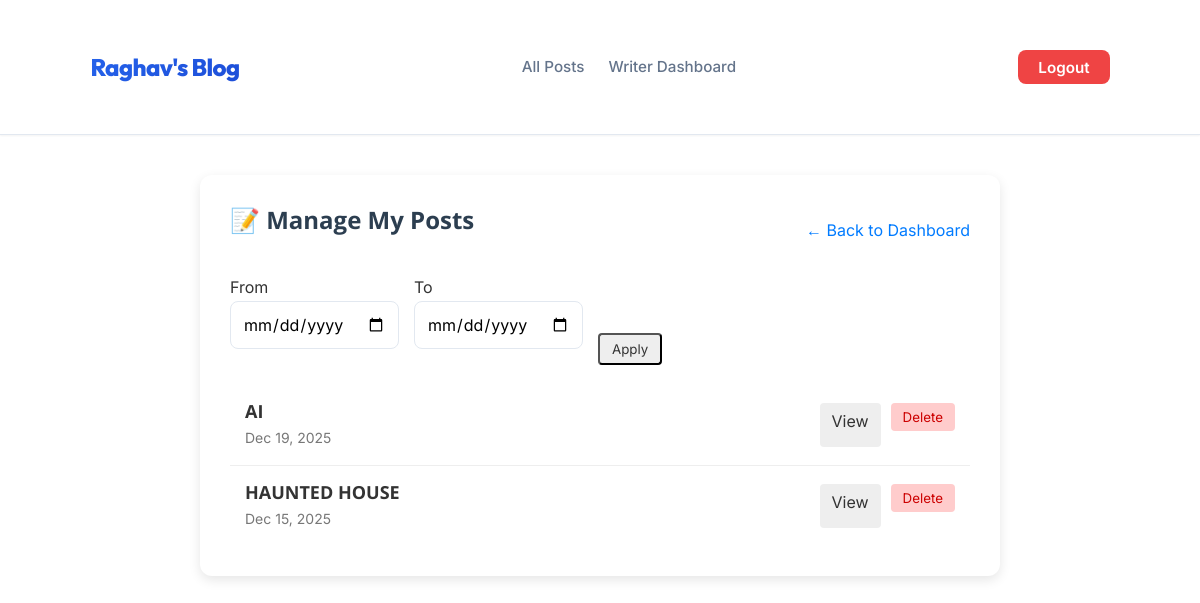
The page /blog/myposts/ (signed in) on the database as committed earlier.
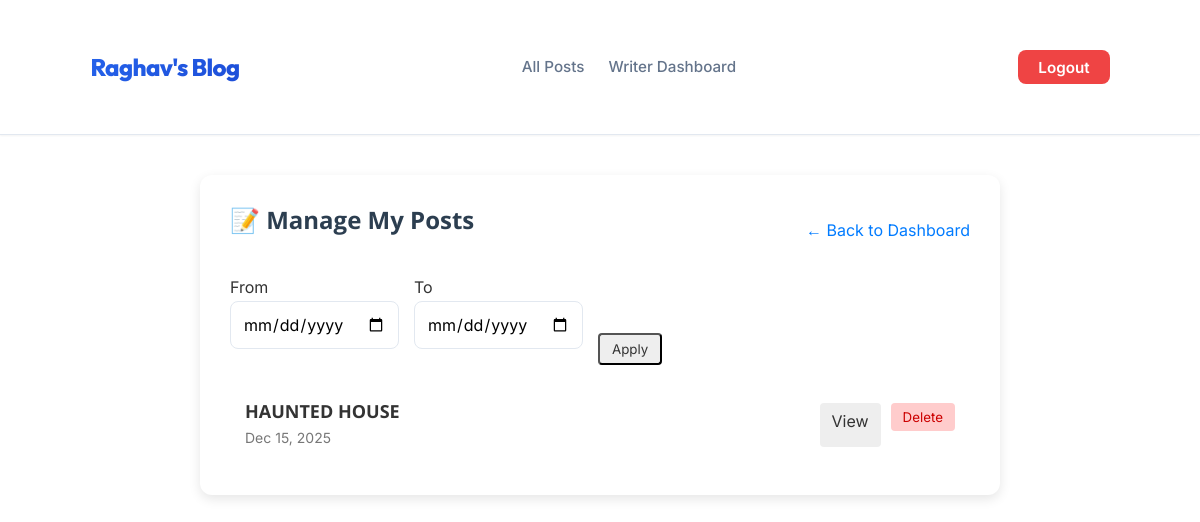
The same page on the database as committed later.
### blog/models.py (models this page shows, shortened)
class Post(models.Model):
    title=models.CharField(max_length=150)
    excerpt=models.CharField(max_length=200)
    image=models.ImageField(upload_to="posts",null=True)
    date=models.DateField(auto_now=True)
    slug= models.SlugField(unique=True,db_index=True)
    content=models.TextField(MinLengthValidator(10))
    author=models.ForeignKey(Author,on_delete=models.SET_NULL,related_name="posts",null=True)
    tags=models.ManyToManyField(Tag)

### blog/views.py (the view)
# urls.py: path("myposts/", views.manage_posts, name="manage-posts"),
@login_required
def manage_posts(request):
    if request.user.profile.role != "writer":
        return HttpResponse("Access Denied", status=403)
    author = Author.objects.filter(user=request.user).first()
    if not author:
        return redirect("writer-dashboard")
    posts = Post.objects.filter(author=author).order_by('-date')
    return render(request, "blog/manage_posts.html", {"posts": posts})

### blog/templates/blog/manage_posts.html (shortened to what this page needs)
{% extends "base.html" %}
{% load static %}
{% block css_files %}
<link rel="stylesheet" href="{% static 'blog/dashboard.css' %}">
{% endblock %}
{% block content %}
<div class="posts-list">
    <div style="display:flex; justify-content:space-between; align-items:center; margin-bottom:20px;">
        <h2>📝 Manage My Posts</h2>
        <a href="{% url 'writer-dashboard' %}" style="text-decoration:none; color:#007bff;">&larr; Back to Dashboard</a>
    </div>
    {% if posts %}
<div style="display:flex; gap:15px; margin-bottom:20px;">
    <div>
        <label>From</label><br>
        <input type="date" id="fromDate">
    </div>
    <div>
        <label>To</label><br>
        <input type="date" id="toDate">
    </div>
    <div style="align-self:end;">
        <button id="filterBtn" class="btn-view">Apply</button>
    </div>
</div>
    <div>
        {% for post in posts %}
        <div class="post-item" data-date="{{ post.date|date:'Y-m-d' }}">
            <div class="post-info">
                <h3>{{ post.title }}</h3>
                <span>{{ post.date|date:"M d, Y" }}</span>
            </div>
            <div class="actions">
                <a href="{% url 'post-detail-page' post.slug %}" class="btn-view" target="_blank">View</a>
                <form action="{% url 'delete-post' post.slug %}" method="POST"
                    onsubmit="return confirm('Are you sure you want to delete this post?');">
                    <button type="submit" class="btn-delete">Delete</button>
                </form>
            </div>
        </div>
        {% endfor %}
    </div>
    {% endif %}
</div>
{% endblock %}

### templates/base.html (shortened to what this page needs)
{% load static %}
{% include "navbar.html" %}
<!DOCTYPE html>
<html lang="en">
<head>
    <link rel="stylesheet" href="{% static 'blog/global.css' %}">
    <link rel="stylesheet" href="{% static 'app.css' %}">
    {% block css_files %}{% endblock %}
</head>
<body>
    {% block content %}{% endblock %}
</body>
</html>

### templates/navbar.html
<nav class="navbar">
    <div class="container">
        <a href="/" class="brand">Raghav's Blog</a>
        <div class="nav-links">
            <a href="{% url 'posts-page' %}" class="nav-link">All Posts</a>
            {% if user.is_authenticated %}
            {% if user.profile.role == 'writer' %}
            <a href="{% url 'writer-dashboard' %}" class="nav-link">Writer Dashboard</a>
            {% else %}
            <a href="{% url 'read-later' %}" class="nav-link">Saved Posts</a>
            {% endif %}
            {% endif %}
        </div>
        <div class="nav-actions">
            {% if user.is_authenticated %}
            <a href="{% url 'logout' %}" class="btn btn-danger">Logout</a>
            {% else %}
            <a href="{% url 'login' %}" class="btn btn-primary">Login</a>
            {% endif %}
        </div>
    </div>
</nav>

### blog/static/blog/global.css (style rules this page uses)
:root { --color-primary: #2563eb; --color-primary-dark: #1d4ed8; --color-secondary: #64748b; --color-bg: #f8fafc; --color-surface: #ffffff; --color-text: #0f172a; --color-text-muted: #64748b; --color-border: #e2e8f0; --color-success: #10b981; --color-danger: #ef4444; --font-main: 'Inter', 'Roboto', 'Segoe UI', sans-serif; --font-heading: 'Outfit', 'Inter', sans-serif; --spacing-xs: 0.25rem; --spacing-sm: 0.5rem; --spacing-md: 1rem; --spacing-lg: 1.5rem; --spacing-xl: 2rem; --spacing-xxl: 3rem; --shadow-sm: 0 1px 2px 0 rgb(0 0 0 / 0.05); --shadow-md: 0 4px 6px -1px rgb(0 0 0 / 0.1), 0 2px 4px -2px rgb(0 0 0 / 0.1); --shadow-lg: 0 10px 15px -3px rgb(0 0 0 / 0.1), 0 4px 6px -4px rgb(0 0 0 / 0.1); --radius-md: 0.5rem; --radius-lg: 0.75rem; --radius-full: 9999px; --transition-fast: 0.2s ease; --transition-normal: 0.3s ease; }
*, *::before, *::after { box-sizing: border-box; }
body { margin: 0; padding: 0; font-family: var(--font-main); background-color: var(--color-bg); color: var(--color-text); line-height: 1.6; -webkit-font-smoothing: antialiased; }
h1, h2, h3, h4, h5, h6 { font-family: var(--font-heading); color: var(--color-text); margin-top: 0; font-weight: 700; line-height: 1.25; }
a { color: var(--color-primary); text-decoration: none; transition: color var(--transition-fast); }
.container { width: 100%; max-width: 1200px; margin: 0 auto; padding: 0 var(--spacing-md); }
.btn { display: inline-block; padding: 0.6rem 1.25rem; border-radius: var(--radius-md); font-weight: 600; text-align: center; border: none; cursor: pointer; transition: all var(--transition-fast); font-size: 0.95rem; text-decoration: none; line-height: 1; }
.btn-danger { background-color: var(--color-danger); color: white !important; }
input, textarea, select { font-family: inherit; font-size: 1rem; padding: 0.75rem; border: 1px solid var(--color-border); border-radius: var(--radius-md); width: 100%; transition: border-color var(--transition-fast); background-color: var(--color-surface); margin-bottom: var(--spacing-md); }
button { font-family: inherit; }
.navbar { width: 100%; background-color: rgba(255, 255, 255, 0.9); padding: 1rem var(--spacing-md); box-shadow: var(--shadow-sm); display: flex; align-items: center; justify-content: space-between; position: sticky; top: 0; z-index: 1000; border-bottom: 1px solid var(--color-border); backdrop-filter: blur(10px); }
.navbar .container { display: flex; justify-content: space-between; align-items: center; }
.brand { font-family: var(--font-heading); font-size: 1.5rem; font-weight: 800; color: var(--color-text); letter-spacing: -0.025em; background: linear-gradient(135deg, var(--color-primary) 0%, var(--color-primary-dark) 100%); -webkit-background-clip: text; -webkit-text-fill-color: transparent; display: inline-block; }
.nav-links { display: flex; align-items: center; gap: var(--spacing-lg); }
.nav-link { color: var(--color-text-muted); font-weight: 500; font-size: 0.95rem; position: relative; }
.nav-actions { display: flex; gap: var(--spacing-sm); align-items: center; }

### static/app.css (style rules this page uses)
* { box-sizing: border-box; }
html { font-family: 'Open Sans', sans-serif; }
body { margin: 0; min-height: 100vh; background-color: #ffffff; color: #333; line-height: 1.6; }
h1, h2, h3, h4, h5, h6 { font-family: 'Open Sans', sans-serif; font-weight: 700; color: #2c3e50; margin-top: 0; }
.container { width: 90%; max-width: 1200px; margin: 2rem auto; }

### blog/templates/blog/manage_posts.html (style rules this page uses)
.posts-list { max-width: 800px; margin: 40px auto; background: white; padding: 30px; border-radius: 12px; box-shadow: 0 4px 12px rgba(0, 0, 0, 0.1); }
.post-item { display: flex; justify-content: space-between; align-items: center; padding: 15px; border-bottom: 1px solid #eee; }
.post-item:last-child { border-bottom: none; }
.post-info h3 { margin: 0 0 5px; font-size: 18px; color: #333; }
.post-info span { font-size: 14px; color: #777; }
.actions { display: flex; gap: 10px; }
.btn-view { padding: 6px 12px; background: #eee; color: #333; text-decoration: none; border-radius: 4px; transition: 0.2s; }
.btn-delete { padding: 6px 12px; background: #ffcccc; color: #cc0000; border: none; cursor: pointer; border-radius: 4px; transition: 0.2s; }

Rows that differ between the two databases and show on the page:
removed Post: title "AI", date "Dec 19, 2025"
